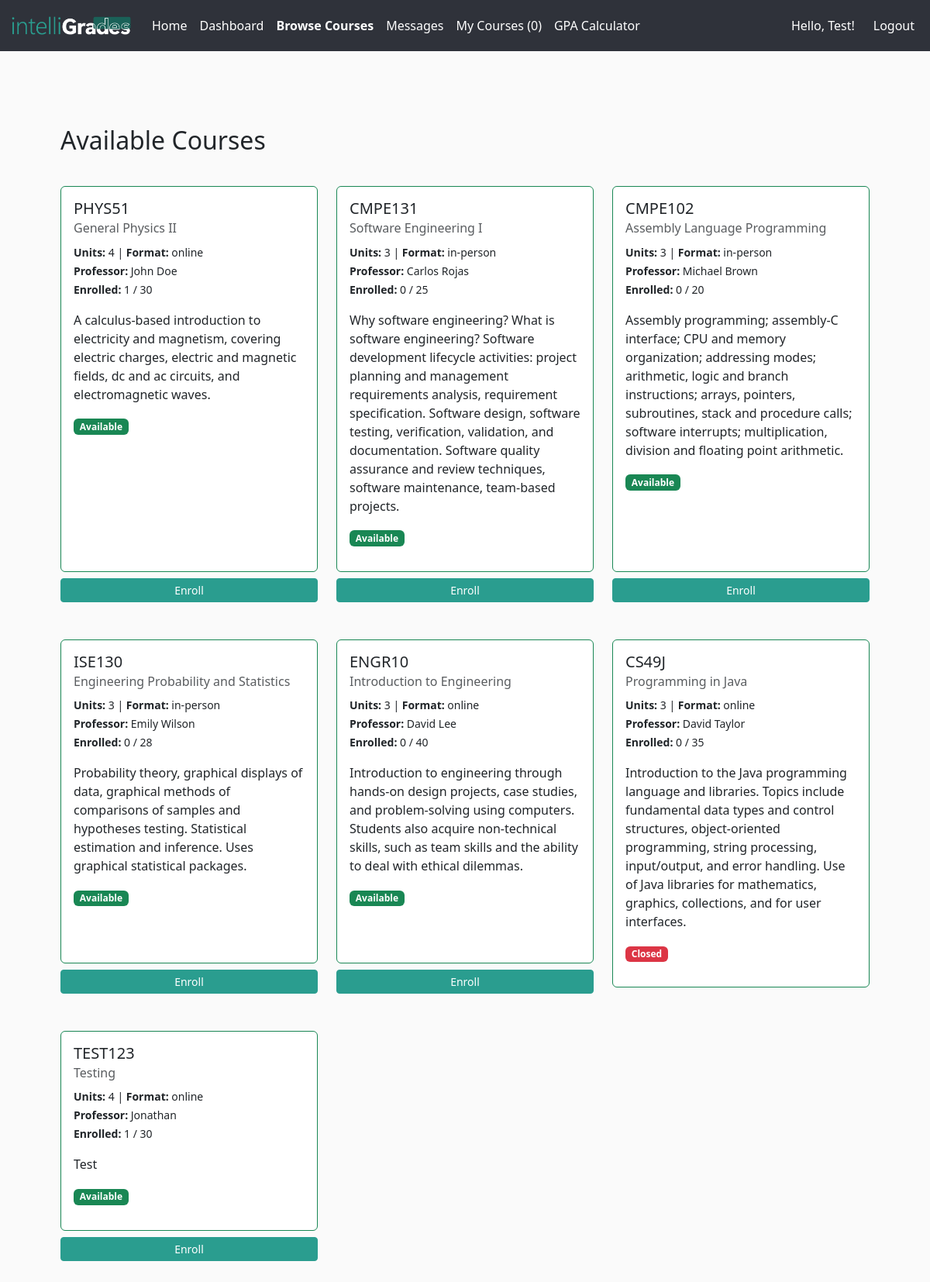
Page /courses/ (signed in) on the committed database.
### app/models.py (models this page shows, shortened)
class Course(db.Model):
    __tablename__ = 'courses'
    id = db.Column(db.Integer, primary_key=True)
    code = db.Column(db.String(32), unique=True, nullable=False)
    title = db.Column(db.String(128), nullable=False)
    description = db.Column(db.Text)
    credits = db.Column(db.Integer, nullable=False)  # number of units/credits
    professor = db.Column(db.String(128), nullable=True)
    professor_id = db.Column(db.Integer, db.ForeignKey('users.id'), nullable=True)
    professor_user = db.relationship(
        'User',
        foreign_keys=[professor_id],
        backref='created_courses'
    )
    availability = db.Column(db.Boolean, default=True)
    format = db.Column(db.String(32), default='online')
    max_students = db.Column(db.Integer)
    created_at = db.Column(db.DateTime, default=datetime.utcnow)
    enrollments_rel = db.relationship(
        'Enrollment',
        backref='course',
        lazy='dynamic',
        cascade='all,delete-orphan'
    )
    assignments = db.relationship(
        'Assignment',
        back_populates='course',
        lazy='dynamic',
        cascade='all,delete-orphan'
    )
    announcements = db.relationship(
        'Announcement',
        back_populates='course',
        lazy='dynamic',
        cascade='all,delete-orphan'
    )
    def get_student_count(self):
        return self.enrollments_rel.count()

### app/courses/routes.py (the view)
@courses_bp.route('/')
def courses_list():
    all_courses = Course.query.all()
    courses_with_status = []
    for course in all_courses:
        is_enrolled = False
        if current_user.is_authenticated:
            is_enrolled = current_user.is_enrolled_in(course)
            courses_with_status.append({
                'course': course,
                'is_enrolled': is_enrolled,
                'available_spots': course.max_students - course.get_student_count() if course.max_students else None
            })
    return render_template('courses/courses_list.html', courses=courses_with_status)

### app/__init__.py (called while the page is built)
@create_app.context_processor
def inject_notifications():
    if current_user.is_authenticated:
        return {
            "notifications": [
                {"message": "You haven’t checked Week 3 notes."},
                {"message": "New message in CMPE 102 discussion board."}
            ]
        }
    return {"notifications": []}

@login_manager.user_loader
def load_user(user_id):
    return User.query.get(int(user_id))

### app/models.py (called while the page is built)
    @property
    def is_student(self):
        return self.role == self.ROLE_STUDENT

    @property
    def is_professor(self):
        return self.role == self.ROLE_PROFESSOR

    @property
    def is_admin(self):
        return self.role == self.ROLE_ADMIN

    def is_enrolled_in(self, course):
        from app.models import Enrollment
        return Enrollment.query.filter_by(
            user_id=self.id,
            course_id=course.id
        ).first() is not None

    def get_enrolled_courses_count(self):
        from app.models import Enrollment
        return Enrollment.query.filter_by(user_id=self.id).count()

### app/courses/templates/courses/courses_list.html (shortened to what this page needs)
{% extends "base.html" %} {% block body %}
<div class="container mt-5">
  <h2>Available Courses</h2>
  {% if courses %}
  <div class="row g-4 mt-3">
    {% for item in courses %}
    <div class="col-md-6 col-lg-4 d-flex flex-column">
      <a
        href="{% if item.is_enrolled %}{{ url_for('courses.course_dashboard', course_id=item.course.id) }}{% else %}{{ url_for('courses.course_detail', course_id=item.course.id) }}{% endif %}"
        class="text-decoration-none flex-grow-1"
      >
        <div class="card border-success pointer course-card h-100">
          <div class="card-body">
            <h5 class="card-title">{{ item.course.code }}</h5>
            <h6 class="card-subtitle mb-2 text-muted">
              {{ item.course.title }}
            </h6>
            <p class="card-text">
              <small>
                <strong>Units:</strong> {{ item.course.credits }} |
                <strong>Format:</strong> {{ item.course.format }}<br />
                <strong>Professor:</strong> {{ item.course.professor }}<br />
                <strong>Enrolled:</strong> {{ item.course.get_student_count() }}
                {% if item.course.max_students %} / {{ item.course.max_students
                }} {% endif %}
              </small>
            </p>
            <p class="card-text">{{ item.course.description }}</p>
            {% if item.course.availability %}
            <span class="badge bg-success">Available</span>
            {% else %}
            <span class="badge bg-danger">Closed</span>
            {% endif %}
          </div>
        </div>
      </a>
      <div class="mb-4 mt-2">
        {% if current_user.is_authenticated and (item.course.professor_id ==
        current_user.id or current_user.is_admin) %}
        <a
          href="{{ url_for('courses.course_dashboard', course_id=item.course.id) }}"
          class="btn btn-sm btn-secondary w-100 mb-2"
        >
          View Dashboard
        </a>
        <a
          href="{{ url_for('courses.update_course', course_id=item.course.id) }}"
          class="btn btn-sm btn-primary w-100"
        >
          Edit Course
        </a>
        {% elif current_user.is_authenticated and current_user.is_student %} {%
        if item.course.availability %}
        <form
          method="POST"
          action="{{ url_for('courses.enroll_course', course_id=item.course.id) }}"
          style="display: inline"
        >
          <button type="submit" class="btn btn-sm btn-primary w-100">
            Enroll
          </button>
        </form>
        {% endif %} {% endif %}
      </div>
    </div>
    {% endfor %}
  </div>
  {% else %}
  <p class="alert alert-info mt-3">No courses available.</p>
  {% endif %}
</div>
{% endblock %}

### app/templates/base.html (shortened to what this page needs)
<!DOCTYPE html>
<html lang="en">
  <head>
    <link
      href="https://cdn.jsdelivr.net/npm/bootstrap@5.3.8/dist/css/bootstrap.min.css"
      rel="stylesheet"
    />
    <link
      rel="stylesheet"
      href="{{ url_for('static', filename='styles.css') }}"
    />
  </head>
  <body>
    <nav class="navbar navbar-expand-lg">
      <div class="container-fluid">
        <a href="{{ url_for('main.index') }}">
          <img class="navbar-brand" src="{{ url_for('static',
          filename='images/med-logo.png')}}" height="50" width: auto;
          alt="IntelliGrades" />
        </a>
        <div class="collapse navbar-collapse">
          <ul class="navbar-nav me-auto">
            <li class="nav-item">
              <a
                class="nav-link {% if request.path == url_for('main.index') %}active fw-bold{% endif %}"
                href="{{ url_for('main.index') }}"
              >
                Home
              </a>
            </li>
            {% if current_user.is_authenticated %}
            <li class="nav-item">
              <a
                class="nav-link {% if request.path.startswith('/dashboard') %}active fw-bold{% endif %}"
                href="{{ url_for('main.dashboard') }}"
              >
                Dashboard
              </a>
            </li>
            <li class="nav-item">
              <a
                class="nav-link {% if request.path.startswith('/courses') and not request.path.startswith('/courses/my') and not request.path.startswith('/courses/created') %}active fw-bold{% endif %}"
                href="{{ url_for('courses.courses_list') }}"
              >
                Browse Courses
              </a>
            </li>
            <li class="nav-item">
              <a
                class="nav-link {% if request.path.startswith('/messages') %}active fw-bold{% endif %}"
                href="{{ url_for('main.messages') }}"
              >
                Messages
              </a>
            </li>
            {% if current_user.is_student %}
            <li class="nav-item">
              <a
                class="nav-link {% if request.path.startswith('/courses/my') %}active fw-bold{% endif %}"
                href="{{ url_for('courses.my_courses') }}"
              >
                My Courses ({{ current_user.get_enrolled_courses_count() }})
              </a>
            </li>
            <li class="nav-item">
              <a
                class="nav-link {% if request.path.startswith('/gpa') %}active fw-bold{% endif %}"
                href="{{ url_for('main.gpa_calculator') }}"
              >
                GPA Calculator
              </a>
            </li>
            {% endif %}
             {% endif %}
          </ul>
          <ul class="navbar-nav">
            {% if not current_user.is_authenticated %}
            <li class="nav-item">
              <a
                class="nav-link {% if request.path.startswith('/auth/login') %}active fw-bold{% endif %}"
                href="{{ url_for('auth.login') }}"
              >
                Login
              </a>
            </li>
            <li class="nav-item">
              <a
                class="nav-link {% if request.path.startswith('/auth/register') %}active fw-bold{% endif %}"
                href="{{ url_for('auth.register') }}"
              >
                Register
              </a>
            </li>
            {% else %}
            <li class="nav-item ms-auto d-flex align-items-center">
              <span class="navbar-text me-3">
                {% set username = current_user.email.split('@')[0].capitalize()
                %} Hello, {{ username }}!
              </span>
              <a class="nav-link" href="{{ url_for('auth.logout') }}">
                Logout
              </a>
            </li>
            {% endif %}
          </ul>
        </div>
      </div>
    </nav>
    <div class="container p-4">
      <div class="container py-2">{% block body %}{% endblock %}</div>
    </div>
  </body>
</html>

### app/static/styles.css (style rules this page uses)
.navbar { background-color: #2f323a; }
.navbar *, .navbar .nav-link.fw-bold { color: white; }
body, #whatifTable thead tr, #whatifTable td, #whatifTable th { background-color: #fafafa; }
.course-card { transition: transform 0.2s ease-in-out; margin-bottom: 1rem; }
.pointer { cursor: pointer; }
.btn-primary, .list-group-item.active { background-color: #2a9d8f; border-color: #2a9d8f; }

### rows in the picture
Course: description "Test", course.code "TEST123", course "Testing", course.credits "4", course.format "online", course.professor "Jonathan", course.max_students "30", course.description "Test"
Course: course.code "PHYS51", course "General Physics II", course.credits "4", course.format "online", course.professor "John Doe", course.max_students "30", course.description "A calculus-based introduction to electricity and magnetism, covering electric charges, electric and magnetic fields, dc and ac circuits, and electromagnetic waves."
Course: course.code "CMPE131", course "Software Engineering I", course.credits "3", course.format "in-person", course.professor "Carlos Rojas", course.max_students "25", course.description "Why software engineering? What is software engineering? Software development lifecycle activities: project planning and management requirements analysis, requirement specification. Software design, software testing, verification, validation, and documentation. Software quality assurance and review techniques, software maintenance, team-based projects."
Course: course.code "CMPE102", course "Assembly Language Programming", course.credits "3", course.format "in-person", course.professor "Michael Brown", course.max_students "20", course.description "Assembly programming; assembly-C interface; CPU and memory organization; addressing modes; arithmetic, logic and branch instructions; arrays, pointers, subroutines, stack and procedure calls; software interrupts; multiplication, division and floating point arithmetic."
Course: course.code "ISE130", course "Engineering Probability and Statistics", course.credits "3", course.format "in-person", course.professor "Emily Wilson", course.max_students "28", course.description "Probability theory, graphical displays of data, graphical methods of comparisons of samples and hypotheses testing. Statistical estimation and inference. Uses graphical statistical packages."
Course: course.code "ENGR10", course "Introduction to Engineering", course.credits "3", course.format "online", course.professor "David Lee", course.max_students "40", course.description "Introduction to engineering through hands-on design projects, case studies, and problem-solving using computers. Students also acquire non-technical skills, such as team skills and the ability to deal with ethical dilemmas."
Course: course.code "CS49J", course "Programming in Java", course.credits "3", course.format "online", course.professor "David Taylor", course.max_students "35", course.description "Introduction to the Java programming language and libraries. Topics include fundamental data types and control structures, object-oriented programming, string processing, input/output, and error handling. Use of Java libraries for mathematics, graphics, collections, and for user interfaces."

### other values in the picture
{{ current_user.get_enrolled_courses_count() }} "0"
{{ item.course.get_student_count() }} "1" "0" "0" "0" "0" "0" "1"
